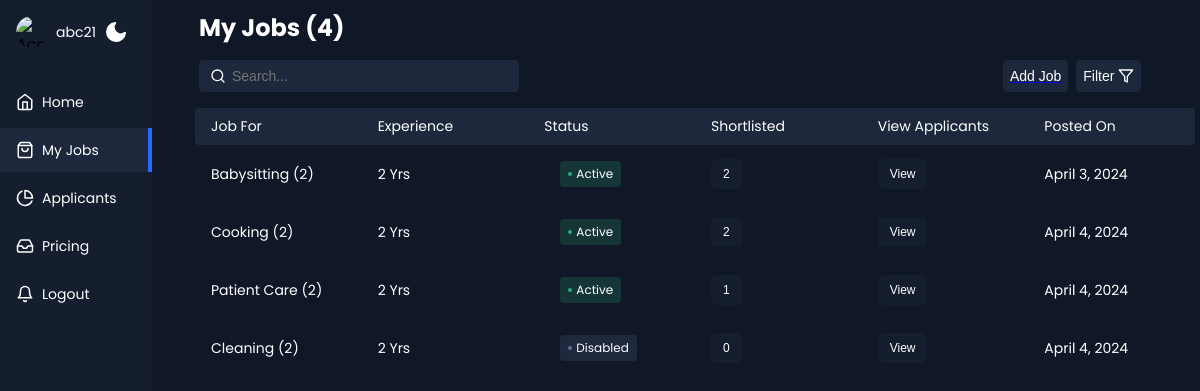
The page /recruiter-page/Jobs/ (signed in) on the database its author committed.
### applicant/models.py (models this page shows, shortened)
class Work(models.Model):
    Work_id = models.AutoField(primary_key=True)
    work = models.CharField(max_length = 50)
    work_category = models.ManyToManyField(Work_Category)

### recruiter/models.py (models this page shows, shortened)
class Recruiter(models.Model):
    recruiter = models.ForeignKey(User_Recruiter, on_delete = models.CASCADE  )
    recruiterId = models.AutoField(primary_key=True,unique=True)
    email = models.EmailField()
    phone_number = models.CharField(max_length=15,default = False)
    phone_number2 = models.CharField(max_length=15, null= True, blank = True)
    address = models.CharField(max_length = 100, null= True, blank = True )
    location = models.CharField(max_length = 60)
    requirement = models.CharField(max_length = 60,default = False)
    full_name = models.CharField(max_length = 60)
    job = models.ManyToManyField(Work)
    provided_salary = models.CharField(max_length=12, null= True, blank = True)
    description =  models.TextField(max_length = 200,null= True, blank = True)
    urgency = models.CharField(max_length = 50,default = False)
    status = models.BooleanField(default = False)
    experience= models.IntegerField(default = 0)
    timing = models.CharField(max_length = 30 ,default = False)
    preffered_location = models.CharField(max_length = 50,default = False)
    source = models.CharField(max_length = 50 ,default= False)
    posted_on = models.DateField(auto_now_add=True,null= True, blank = True)
    selected_applicants = models.ManyToManyField(Applicants, null=True,blank=True)

### recruiter/views.py (the view)
# urls.py: path('Jobs/', views.all_jobs ,name='all_jobs'),
@login_required
def all_jobs(request):
    try:
        if request.method == "POST":
            status = request.POST.get('status')
            user_obj = User_Recruiter.objects.get(user = request.user)
            if status== 'Active':
                jobs = Recruiter.objects.filter(recruiter = user_obj ,status = True)
            elif status == 'Disabled':
                jobs = Recruiter.objects.filter( recruiter = user_obj ,status = False)
            else:
                jobs = Recruiter.objects.filter(recruiter__user=request.user)
        else:
            jobs = Recruiter.objects.filter(recruiter__user=request.user)
        context = {'jobs' : jobs}
        return render(request, 'recruiter_jobs.html', context)
    except Exception as e:
        return HttpResponse("An error occurred. Please try again later.", status=500)

### templates/recruiter_jobs.html (shortened to what this page needs)
{% extends "recruiter_base.html" %}
{% load static %}
{%block content%}
<link rel="stylesheet" href="{% static 'all_jobs.css' %}">
<div class="app-content">
    <div class="app-content-header">
      <h1 class="app-content-headerText">My Jobs ({{ jobs.count }})</h1>
             </div>
    <div class="app-content-actions">
      <input class="search-bar" placeholder="Search..." type="text">
      <div class="filter-button-wrapper" >
        <div style="display:flex;">
          <a href="{% url 'create_job' %}">  <button class="action-button" style="">Add Job</button> </a>
        <button class="action-button filter jsFilter"><span>Filter</span><svg xmlns="http://www.w3.org/2000/svg" width="16" height="16" viewBox="0 0 24 24" fill="none" stroke="currentColor" stroke-width="2" stroke-linecap="round" stroke-linejoin="round" class="feather feather-filter"><polygon points="22 3 2 3 10 12.46 10 19 14 21 14 12.46 22 3"/></svg></button>
      </div>
        </div>
      </div>
    </div>
    <div class="products-area-wrapper tableView">
      <div class="products-header">
        <div class="product-cell price">
          Job For
        </div>
        <div class="product-cell category">Experience</div>
        <div class="product-cell price">Status</div>
          <div class="product-cell price">Shortlisted</div>
        <div class="product-cell price">View Applicants</div>
        <div class="product-cell stock">Posted On</div>
      </div>
      {% for job in jobs %}
      <div class="products-row">
          <div class="product-cell price">
            {% for work in job.job.all|slice:":1"  %}
            <span>{{ work.work }} ({{ job.job.count }}) </span>
          {% endfor %}
          </div>
        <div class="product-cell category"><span class="cell-label">Experience:</span>{{ job.experience}} Yrs</div>
        <div class="product-cell price">
          <div class="product-cell status-cell">
            {% if job.status %}
                <span class="status active">
                    <a href="#" class="status_link" data-url="{% url 'status_change' job.recruiterId %}">Active</a>
                </span>
            {% else %}
                <span class="status disabled">
                    <a href="#" class="status_link" data-url="{% url 'status_change' job.recruiterId %}">Disabled</a>
                </span>
            {% endif %}
        </div>
        </div>
        <div class="product-cell price">
          <a href="{% url 'selected_applicants' job.recruiterId  %}"><button id="deleteButton{{ job.id }}" class="view_button">{{job.selected_applicants.count}}</button></a>
        </div>
        <div class="product-cell price"><span class="cell-label">View Applicants</span> <a href="{% url 'view_requirements' job.recruiterId %}"><button  class="view_button"> View </button>  </a> </div>
        <div class="product-cell stock"><span class="cell-label">Posted On:</span>{{ job.posted_on }}</div>
      </div>
      {% endfor %}
    </div>
  </div>
{%endblock%}

### templates/recruiter_base.html (shortened to what this page needs)
{% load static %}
<!DOCTYPE html>
<html lang="en">
<head>
    <link rel="stylesheet" href="{% static 'recruiter_base.css' %}">
</head>
<body>
    <div class="app-container">
        <div class="sidebar">
            <div class="account-info">
                <div class="account-info-picture">
                  <img src="https://images.unsplash.com/photo-1527736947477-2790e28f3443?ixid=MnwxMjA3fDB8MHxzZWFyY2h8MTE2fHx3b21hbnxlbnwwfHwwfHw%3D&ixlib=rb-1.2.1&auto=format&fit=crop&w=900&q=60" alt="Account">
                </div>
                <div class="account-info-name">{{request.user}}</div>
                <button class="mode-switch" title="Switch Theme">
                    <svg class="moon" fill="none" stroke="currentColor" stroke-linecap="round" stroke-linejoin="round" stroke-width="2" width="24" height="24" viewBox="0 0 24 24">
                      <defs></defs>
                      <path d="M21 12.79A9 9 0 1111.21 3 7 7 0 0021 12.79z"></path>
                    </svg>
                  </button>
              </div>
          <ul class="sidebar-list">
            <li class="sidebar-list-item active">
              <a href="{% url 'recruiter_home' %}" class="sidebar-link">
                <svg xmlns="http://www.w3.org/2000/svg" width="18" height="18" viewBox="0 0 24 24" fill="none" stroke="currentColor" stroke-width="2" stroke-linecap="round" stroke-linejoin="round" class="feather feather-home"><path d="M3 9l9-7 9 7v11a2 2 0 0 1-2 2H5a2 2 0 0 1-2-2z"/><polyline points="9 22 9 12 15 12 15 22"/></svg>
                <span>Home</span>
              </a>
            </li>
            <li class="sidebar-list-item ">
              <a href="{% url 'all_jobs' %}" class="sidebar-link">
                <span>My Jobs</span>
              </a>
            </li>
            <li class="sidebar-list-item">
              <a href="{% url 'view-applicants' %}" class="sidebar-link">
                <svg xmlns="http://www.w3.org/2000/svg" width="18" height="18" viewBox="0 0 24 24" fill="none" stroke="currentColor" stroke-width="2" stroke-linecap="round" stroke-linejoin="round" class="feather feather-pie-chart"><path d="M21.21 15.89A10 10 0 1 1 8 2.83"/><path d="M22 12A10 10 0 0 0 12 2v10z"/></svg>
                <span>Applicants</span>
              </a>
            </li>
            <li class="sidebar-list-item">
              <a href="{% url 'pricing' %}" class="sidebar-link">
                <span>Pricing</span>
              </a>
            </li>
            <li class="sidebar-list-item">
              <a href="{% url 'log_off' %}" class="sidebar-link">
                <svg xmlns="http://www.w3.org/2000/svg" width="18" height="18" viewBox="0 0 24 24" fill="none" stroke="currentColor" stroke-width="2" stroke-linecap="round" stroke-linejoin="round" class="feather feather-bell"><path d="M18 8A6 6 0 0 0 6 8c0 7-3 9-3 9h18s-3-2-3-9"/><path d="M13.73 21a2 2 0 0 1-3.46 0"/></svg>
                <span>Logout </span>
              </a>
            </li>
          </ul>
        </div>
        {% block content %}
        {% endblock  %}
</body>
</html>

### static/recruiter_base.css (style rules this page uses)
* { box-sizing: border-box; }
:root { --app-bg: #101827; --sidebar: rgba(21, 30, 47,1); --sidebar-main-color: #fff; --table-border: #1a2131; --table-header: #1a2131; --app-content-main-color: #fff; --sidebar-link: #fff; --sidebar-active-link: #1d283c; --sidebar-hover-link: #1a2539; --action-color: #2869ff; --action-color-hover: #6291fd; --app-content-secondary-color: #1d283c; --filter-reset: #2c394f; --filter-shadow: rgba(16, 24, 39, 0.8) 0px 6px 12px -2px, rgba(0, 0, 0, 0.3) 0px 3px 7px -3px; }
body, html { margin: 0; padding: 0; height: 100%; width: 100%; }
body { font-family: "Poppins", sans-serif; background-color: var(--app-bg); -webkit-font-smoothing: antialiased; -moz-osx-font-smoothing: grayscale; }
.app-container { border-radius: 4px; width: 100%; height: 100%; max-height: 100%; max-width: 1280px; display: flex; max-width: 2000px; margin: 0 auto; }
.sidebar { position: fixed; flex-basis: 200px; max-width: 180px; flex-shrink: 0; top: 0; left: 0; bottom: 0; background-color: var(--sidebar); display: flex; flex-direction: column; }
.sidebar-list { list-style-type: none; padding: 0; }
.sidebar-list-item { position: relative; margin-bottom: 4px; }
.sidebar-list-item a { display: flex; align-items: center; width: 100%; padding: 10px 16px; color: var(--sidebar-link); text-decoration: none; font-size: 14px; line-height: 24px; }
.sidebar-list-item svg { margin-right: 8px; }
.sidebar-list-item.active { background-color: var(--sidebar-active-link); }
.sidebar-list-item.active:before { content: ""; position: absolute; right: 0; background-color: var(--action-color); height: 100%; width: 4px; }
.mode-switch { background-color: transparent; border: none; padding: 0; color: var(--app-content-main-color); display: flex; justify-content: center; align-items: center; margin-left: auto; margin-right: 8px; cursor: pointer; }
.mode-switch .moon { fill: var(--app-content-main-color); }
.account-info { display: flex; align-items: center; padding: 16px; }
.account-info-picture { width: 32px; height: 32px; border-radius: 50%; overflow: hidden; flex-shrink: 0; }
.account-info-picture img { width: 100%; height: 100%; -o-object-fit: cover; object-fit: cover; }
.account-info-name { font-size: 14px; color: var(--sidebar-main-color); margin: 0 8px; overflow: hidden; max-width: 100%; text-overflow: ellipsis; white-space: nowrap; }
.app-content { margin-left: 195px; margin-top: 1%; width: calc(100% - 200px); height: 100%; display: flex; flex-direction: column; }
.app-content-header { display: flex; align-items: center; justify-content: space-between; padding: 0 4px; }
.app-content-headerText { color: var(--app-content-main-color); font-size: 24px; line-height: 32px; margin: 0; }
.app-content-actions { display: flex; justify-content: space-between; align-items: center; padding: 16px 4px; }
.search-bar { background-color: var(--app-content-secondary-color); border: 1px solid var(--app-content-secondary-color); color: var(--app-content-main-color); font-size: 14px; line-height: 24px; border-radius: 4px; padding: 0px 10px 0px 32px; height: 32px; background-size: 16px; background-repeat: no-repeat; background-position: left 10px center; width: 100%; max-width: 320px; transition: 0.2s; }
.search-bar:placeholder { color: var(--app-content-main-color); }
.tableView .products-header { display: flex; align-items: center; border-radius: 4px; background-color: var(--app-content-secondary-color); position: sticky; top: 0; }
.tableView .products-row { display: flex; align-items: center; border-radius: 4px; }
.tableView .product-cell { flex: 1; padding: 8px 16px; color: var(--app-content-main-color); font-size: 14px; display: flex; align-items: center; }
.status { border-radius: 4px; display: flex; align-items: center; padding: 4px 8px; font-size: 12px; }
.status:before { content: ""; width: 4px; height: 4px; border-radius: 50%; margin-right: 4px; }
.status.active { color: #2ba972; background-color: rgba(43, 169, 114, 0.2); }
.status.active:before { background-color: #2ba972; }
.status.disabled { color: #59719d; background-color: rgba(89, 113, 157, 0.2); }
.status.disabled:before { background-color: #59719d; }
.status_link { text-decoration: none; color: white; }

### rows shown on the page
Recruiter: job.count "2", experience "2", status "Active", selected_applicants.count "2", posted_on "April 3, 2024"
Work: work "Babysitting"
Recruiter: job.count "2", experience "2", status "Active", selected_applicants.count "2", posted_on "April 4, 2024"
Work: work "Cooking"
Recruiter: job.count "2", experience "2", status "Active", selected_applicants.count "1", posted_on "April 4, 2024"
Work: work "Patient Care"
Recruiter: job.count "2", experience "2", status "Disabled", selected_applicants.count "0", posted_on "April 4, 2024"
Work: work "Cleaning"

### other values the page prints
{{ request.user }} "abc21"
{{ jobs.count }} "4"
